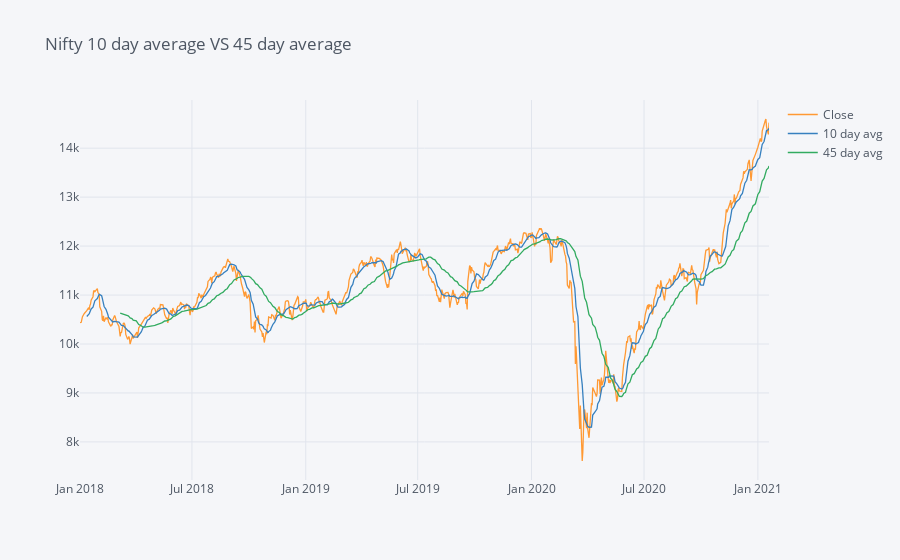

Write notebook code for a chart like this one.
### Code cell
nifty[['Close','10 day avg','45 day avg']].iplot(title = 'Nifty 10 day average VS 45 day average')

### Figure 1 — Plotly figure (JSON) as saved in the notebook; plotly's stock layout.template omitted (floating-point values rounded to 4 significant figures; data arrays with more than 128 entries replaced by an {"elided": "..."} marker saying what was removed)
{"data": [{"line": {"color": "rgba(255, 153, 51, 1.0)", "dash": "solid", "shape": "linear", "width": 1.3}, "mode": "lines", "name": "Close", "text": "", "type": "scatter", "x": {"elided": "756 str values"}, "y": {"elided": "756 float values"}}, {"line": {"color": "rgba(55, 128, 191, 1.0)", "dash": "solid", "shape": "linear", "width": 1.3}, "mode": "lines", "name": "10 day avg", "text": "", "type": "scatter", "x": {"elided": "756 str values"}, "y": {"elided": "756 mixed values"}}, {"line": {"color": "rgba(50, 171, 96, 1.0)", "dash": "solid", "shape": "linear", "width": 1.3}, "mode": "lines", "name": "45 day avg", "text": "", "type": "scatter", "x": {"elided": "756 str values"}, "y": {"elided": "756 mixed values"}}], "layout": {"legend": {"bgcolor": "#F5F6F9", "font": {"color": "#4D5663"}}, "paper_bgcolor": "#F5F6F9", "plot_bgcolor": "#F5F6F9", "title": {"font": {"color": "#4D5663"}, "text": "Nifty 10 day average VS 45 day average"}, "xaxis": {"gridcolor": "#E1E5ED", "showgrid": true, "tickfont": {"color": "#4D5663"}, "title": {"font": {"color": "#4D5663"}, "text": ""}, "zerolinecolor": "#E1E5ED"}, "yaxis": {"gridcolor": "#E1E5ED", "showgrid": true, "tickfont": {"color": "#4D5663"}, "title": {"font": {"color": "#4D5663"}, "text": ""}, "zerolinecolor": "#E1E5ED"}}}
